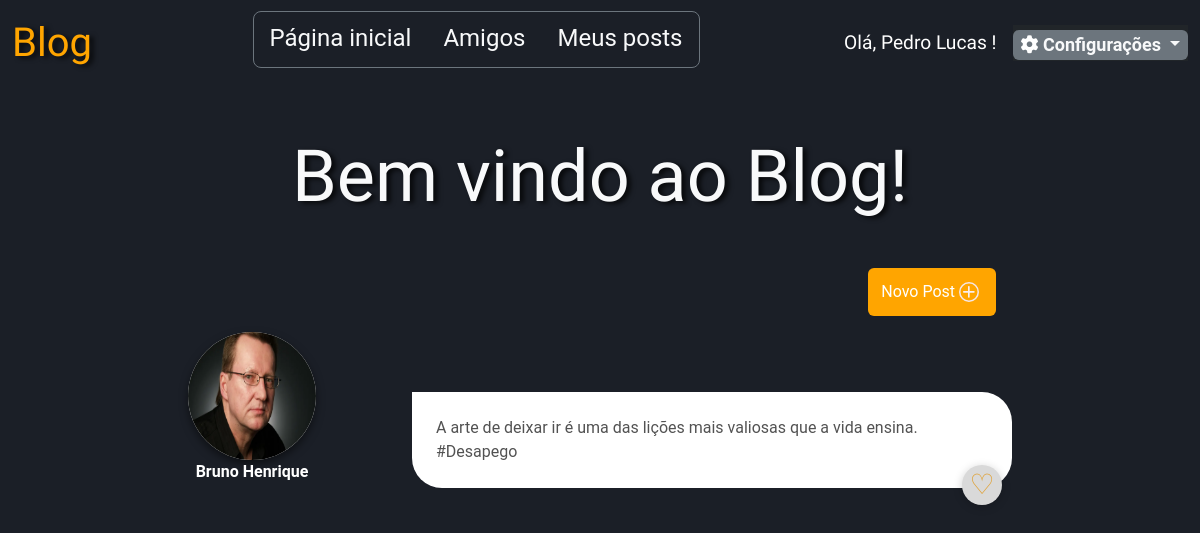
/public/home.php (signed in), run on the app's committed database.
### tables this page shows
CREATE TABLE `post` (
  `id` int(11) NOT NULL,
  `comentario` varchar(500) NOT NULL,
  `data_criacao` timestamp NOT NULL DEFAULT current_timestamp(),
  `usuarioId` int(11) NOT NULL,
  `privacidade` enum('privado','publico') NOT NULL
);

CREATE TABLE `usuarios` (
  `id` int(11) NOT NULL,
  `email` varchar(140) NOT NULL,
  `usuario` varchar(50) NOT NULL,
  `senha` varchar(255) NOT NULL,
  `foto` varchar(100) DEFAULT NULL,
  `admin` tinyint(1) NOT NULL DEFAULT 0,
  `nome` varchar(50) NOT NULL,
  `sobreMim` varchar(300) DEFAULT NULL
);

### public/home.php (called while the page is built, shortened)
<?php
include(__DIR__.'/../controller/home.controller.php');
include(__DIR__.'/../views/home.view.php');

### controller/home.controller.php (called while the page is built, shortened)
<?php
require_once(__DIR__."/../includes.php");
require_once(__DIR__."/../Daofactory/post.php");
require_once(__DIR__."/../Daofactory/reacao.php");
$usuario_id = filter_var($_SESSION['id'], FILTER_VALIDATE_INT);
$amigos = Amizade::getAmizadesByUsuarioId($usuario_id);
if(!empty($amigos)){
    $amigos_ids = array();
    foreach ($amigos as $amigo){
        array_push($amigos_ids, $amigo['usuarioId']);
    }
    $posts_dos_amigos = Post::getPostsDosAmigos($amigos_ids);
    foreach ($posts_dos_amigos as $post){
        $reacoes_aos_posts[$post['id']] = Reacao::getPostReacaoCodigoByUsuarioIdAndPostId($usuario_id, $post['id']);
        $reacoes_aos_posts[$post['id']] = ($reacoes_aos_posts[$post['id']])? $reacoes_aos_posts[$post['id']]['codigo'] : '&#x2661;';
    }
}

### Daofactory/post.php (called while the page is built, shortened)
<?php
class Post {
    public static function getPostsDosAmigos($amigos_ids){
        global $mysqli;
        $sql_code =
            "SELECT post.comentario, post.data_criacao, post.id, usuarios.usuario, usuarios.foto, usuarios.id as usuario_id
             FROM post
             INNER JOIN usuarios ON post.usuarioId = usuarios.id
             WHERE post.privacidade='publico'
             AND post.usuarioId IN (".implode(', ', $amigos_ids).")
             ORDER BY post.data_criacao DESC";
        $sql_query = $mysqli->query($sql_code) or die("Falha na execução do código sql" . $mysqli->error);
        $result = $sql_query->fetch_all(MYSQLI_ASSOC);
        return $result;
    }
}

### Daofactory/reacao.php (called while the page is built, shortened)
<?php
class Reacao {
    public static function getPostReacaoCodigoByUsuarioIdAndPostId($usuarioId, $postId){
        global $mysqli;
        $sql_code = "SELECT reacao.codigo
                    FROM post_reacao
                    INNER JOIN reacao on reacao.id = post_reacao.reacao_id
                    where usuario_id='$usuarioId' and post_id='$postId' ";
        $sql_query = $mysqli->query($sql_code) or die("Falha na execução do código sql" . $mysqli->error);
        $row = $sql_query->fetch_assoc();
        return $row;
    }
}

### views/home.view.php (the view, shortened to what this page needs)
<?php include(__DIR__ . "/../defaultHtml.php"); ?>
<h1 class="titulo-principal text-center display-2 mt-5 text-light">Bem vindo ao Blog!</h1>
<main class="col-md-10 mx-auto main-home container-fluid ">
    <a id="botao__abrir_modal" class="mb-3 mt-5 btn text-white botao__novoPost d-flex justify-content-end align-items-center position-relative m-4" data-bs-toggle="modal" data-bs-target="#staticBackdrop">Novo Post <img class="m-1" src="../imagens/plus-icon.svg" alt="Icone de mais"> </a>
    <?php if (isset($posts_dos_amigos) && !empty($posts_dos_amigos)) { ?>
            <?php foreach ($posts_dos_amigos as $post) : ?>
            <div class="d-flex flex-column fadeInLeft">
                <div class="d-flex justify-content-center mx-auto rounded align-items-center div-post">
                    <div class="d-flex flex-column justify-content-center align-items-center  me-5">
                        <a href="./perfil.php?id=<?= $post['usuario_id'] ?>" target="_blank">
                            <img id="fotoUsuario" class="fotoUsuario" src="../<?= $post['foto'] ?>">
                        </a>
                        <p class="nome-usuario"><?= $post['usuario'] ?></p>
                    </div>
                    <div class="d-flex flex-column mt-5">
                        <div class="mx-auto p-4 overflow-y-auto overflow-x-hidden text-start post-texto publicacaoUsuario">
                            <?= html_entity_decode($post['comentario']) ?>
                        </div>
                        <div class="fab-container">
                            <div class="button-reagir iconbutton">
                                <i class="fa-brands"><?=$reacoes_aos_posts[$post['id']]?></i>
                            </div>
                        </div>
                    </div>
                </div>
                <?php endforeach; ?>
            </div>
    <?php
    } else {
        echo "Nenhum post no momento!";
    }
    ?>
</main>
<?php include(__DIR__ . "/../defaultHtmlEnd.php"); ?>

### style/style.css (style rules this page uses)
:root { --bg-color: #1b1f27; --bg-form :#181920; --cinza-claro : #4C4A4A; --branco-transparente:#9A8E8E; --font-color:white; --laranja-claro:#E6DCCA; --laranja : orange; --laranja-escuro:rgb(190, 133, 26); --fundo-input: #252A34; }
html { height: 100%; scroll-behavior: smooth; }
body { background-color: var(--bg-color)!important; color:var(--font-color); height: 100%; }
main i { font-size: 22px; }

### style/home.css (style rules this page uses)
.titulo-principal { font-family: 'Agbalumo'; text-shadow: 4px 2px 5px rgba(0,0,0,0.75); }
.botao__novoPost { background-color: var(--laranja); width: 8rem; height: 3rem; left: 75%; }
.botao__novoPost img { width: 20px; height: 20px; }
.fadeInLeft { animation-name: myFadeInLeft; animation-duration: 1s; animation-fill-mode: both; }
@media screen and (min-width: 1025px) { .post-texto { width: 600px; } }

### style/post.css (style rules this page uses)
.fotoUsuario { width: 8rem; height: 8rem; max-width: 150px; max-height: 150px; border-radius: 50%; background-color: white; box-shadow: 0px 4px 8px rgba(0, 0, 0, 0.5); }
.publicacaoUsuario { border-radius: 0 30px 30px 30px; background-color: white; max-height: 300px; }
.post-texto { word-wrap: break-word; }
.div-post { position: relative; }
body { font-family: 'Roboto', sans-serif; text-align: center; background: #f1f1f1; }
.fab-container { position:absolute; bottom: -5px; right:10px; cursor:pointer; }
.iconbutton { width:40px; height:40px; border-radius: 100%; background: #D9D9D9; }
.button-reagir { box-shadow: 0px 2px 10px rgba(0,0,0,0.2); }
.iconbutton i { display:flex; align-items:center; justify-content:center; height: 100%; color:#e0a031; }
.button-reagir .fa-brands { font-family: 'Segoe UI Emoji', 'Noto Color Emoji', 'EmojiSymbols', 'Apple Color Emoji', 'Segoe UI', sans-serif; font-size: 28px; }
@media screen and (min-width: 1025px) { .post-texto { width: 600px; } }
@media screen and (min-width: 481px) { .post-texto { width: 50vw; } }

### style/meus_posts.css (style rules this page uses)
.publicacaoUsuario { color: #525252; }
.nome-usuario { font-weight: 600; text-transform: capitalize; }
.nome-usuario,.fotoUsuario { margin-right: 3rem !important; }
@media screen and (min-width: 1025px) { .post-texto, .ck.ck-reset.ck-editor.ck-rounded-corners { width: 600px; } }

### data on the page
post: usuarioId.foto (picture), usuarioId.usuario "Bruno Henrique", comentario "A arte de deixar ir é uma das lições mais valiosas que a vida ensina. #Desapego", id "♡"

### other printed values
$_SESSION['user'] "Pedro Lucas"
